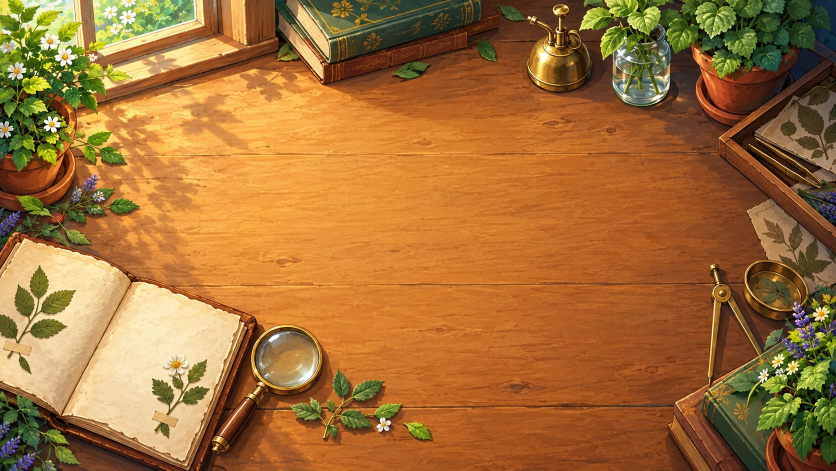
#> input picture art_src/finals/screens/bg_almanac.webp, 1672 x 941 px (shown at 1/2 size); its folder holds 4 pictures in this run
$ python build_screens.py
#> lines starting #> are read from the running program, lines starting #| are printed output that depends on the picture
"""Build every screen background from art_src/finals/screens/ (single data-driven table).

Each source is cover-fitted to 1920x1080, written as assets/art/screens/<image>.webp and
every screen id gets assets/art/screens/<id>.tres (a ScreenArt: texture + dim + tint), which
is what ScreenArt.for_screen(id) loads at runtime. Usage:
    python3 tools/art/ui/build_screens.py [--check]
"""
from __future__ import annotations

import argparse
import logging
import sys
from dataclasses import dataclass
from pathlib import Path

from PIL import Image, ImageFilter

ROOT = Path(__file__).resolve().parents[3]
SRC = ROOT / "art_src/finals/screens"
OUT = ROOT / "assets/art/screens"
SIZE = (1920, 1080)
QUALITY = 86
log = logging.getLogger("build_screens")

WORLDS = ("lawn", "pool", "night", "desert", "roof", "frost", "factory", "moon")


@dataclass(frozen=True)
class Screen:
    """One screen id -> source image + readability dim + tint (r, g, b)."""
    image: str
    dim: float = 0.0
    tint: tuple[float, float, float] = (1.0, 1.0, 1.0)


SCREENS: dict[str, Screen] = {
    "menu": Screen("bg_menu"),
    "loading": Screen("bg_loading", 0.1),
    "help": Screen("bg_menu", 0.5),
    "stats": Screen("bg_menu", 0.5),
    "settings": Screen("bg_menu", 0.45),
    "hub": Screen("bg_hub", 0.1),
    "workshop": Screen("bg_hub", 0.3, (1.0, 0.95, 0.88)),
    "almanac": Screen("bg_almanac", 0.15),
    "quests": Screen("bg_almanac", 0.35, (0.95, 0.97, 1.0)),
    "shop": Screen("bg_shop", 0.1),
}
SCREENS.update({f"map_{w}": Screen(f"map_{w}", 0.05) for w in WORLDS})


def cover(img: Image.Image, size: tuple[int, int]) -> Image.Image:
    """Scale to cover `size` (centre crop), with a light unsharp after upscaling."""
#> called with size = (1920, 1080)
    sx, sy = size[0] / img.width, size[1] / img.height
#> sx = 1.15; sy = 1.15
    s = max(sx, sy)
#> s = 1.15
    w, h = round(img.width * s), round(img.height * s)
#> w = 1920; h = 1081
    big = img.resize((w, h), Image.Resampling.LANCZOS)
    if s > 1.0:
        big = big.filter(ImageFilter.UnsharpMask(radius=1.2, percent=60, threshold=2))
    x, y = (w - size[0]) // 2, (h - size[1]) // 2
#> x = 0; y = 0
    return big.crop((x, y, x + size[0], y + size[1]))
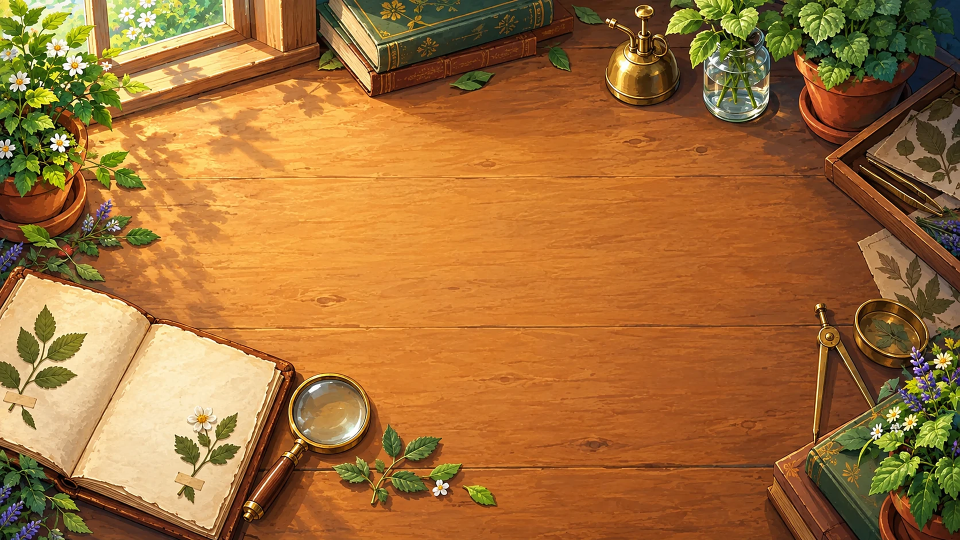
#> returned value: PIL image 1920x1080 RGB (shown at 1/2 size); mean R, G, B 162.2, 111.3, 55.5


def tres(screen: Screen) -> str:
    r, g, b = screen.tint
    return (
        '[gd_resource type="Resource" script_class="ScreenArt" load_steps=3 format=3]\n\n'
        '[ext_resource type="Script" path="res://core/art/screen_art.gd" id="1"]\n'
        f'[ext_resource type="Texture2D" path="res://assets/art/screens/{screen.image}.webp" id="2"]\n\n'
        '[resource]\nscript = ExtResource("1")\ntexture = ExtResource("2")\n'
        f"dim = {screen.dim}\ntint = Color({r}, {g}, {b}, 1)\n"
    )


def build_all(check: bool = False) -> int:
    """Build images + .tres. Returns the number of missing sources (loud, never silent)."""
    OUT.mkdir(parents=True, exist_ok=True)
    missing = 0
    for image in sorted({s.image for s in SCREENS.values()}):
        src = SRC / f"{image}.webp"
        if not src.exists():
            log.error("MISSING screen source %s", src.relative_to(ROOT))
            missing += 1
            continue
        if not check:
            cover(Image.open(src).convert("RGB"), SIZE).save(OUT / f"{image}.webp", quality=QUALITY, method=6)
            log.info("%s.webp", image)
#> pass 2 of the loop in build_all, `for image in sorted({s.image for s in SCREENS.values()}):`:
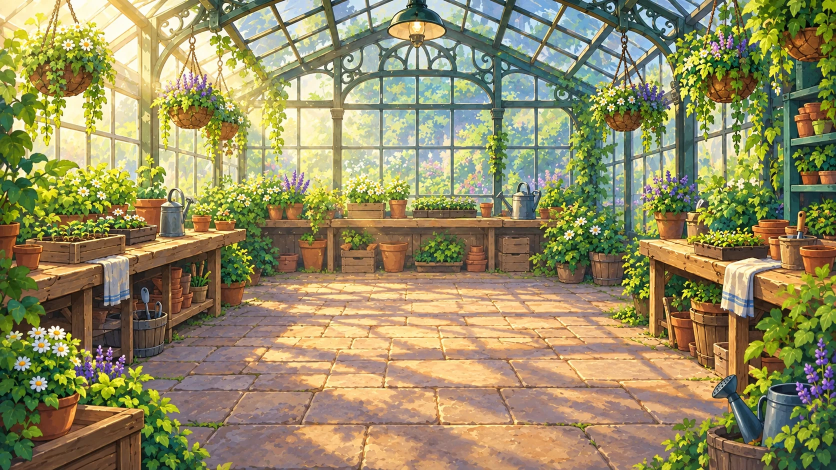
#> input picture art_src/finals/screens/bg_hub.webp, 1672 x 940 px (shown at 1/2 size)
#> w = 1921; h = 1080
#> in cover (call 2), `big = img.resize((w, h), Image.Resampling.LANCZOS)`:
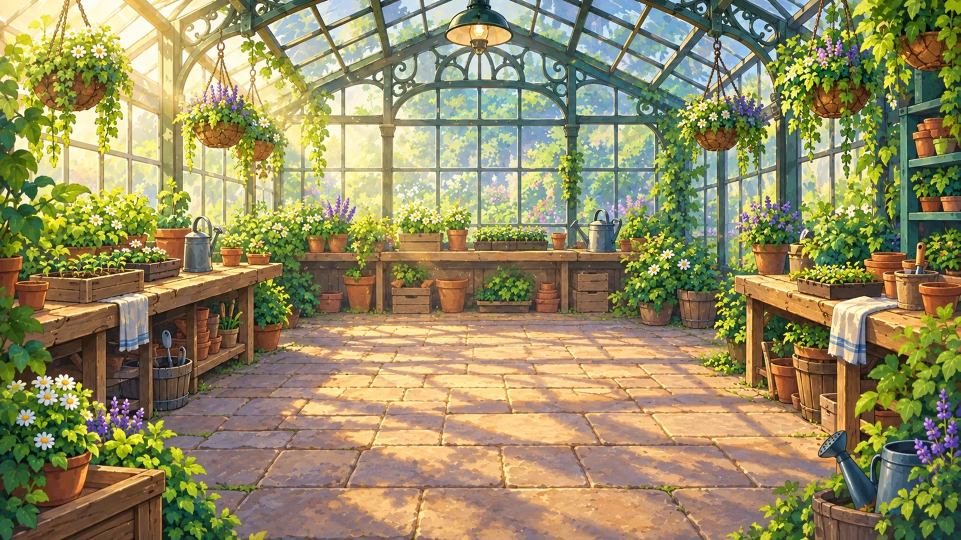
#> big: PIL image 1921x1080 RGB (shown at 1/2 size); mean R, G, B 148.9, 140.7, 98.5
#> in cover (call 2), `return big.crop((x, y, x + size[0], y + size[1]))`:
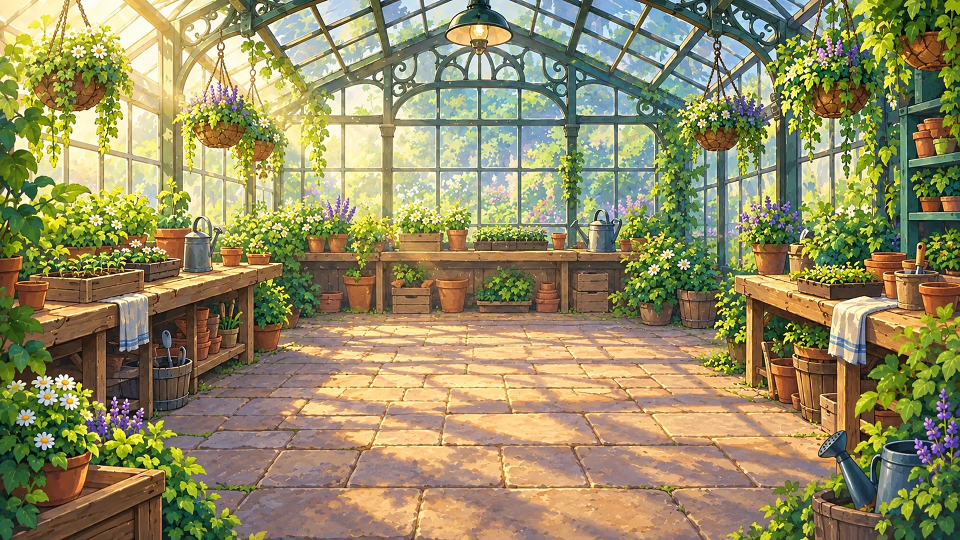
#> returned value: PIL image 1920x1080 RGB (shown at 1/2 size); mean R, G, B 148.7, 140.5, 98.7
#> pass 3 of the loop in build_all, `for image in sorted({s.image for s in SCREENS.values()}):`:
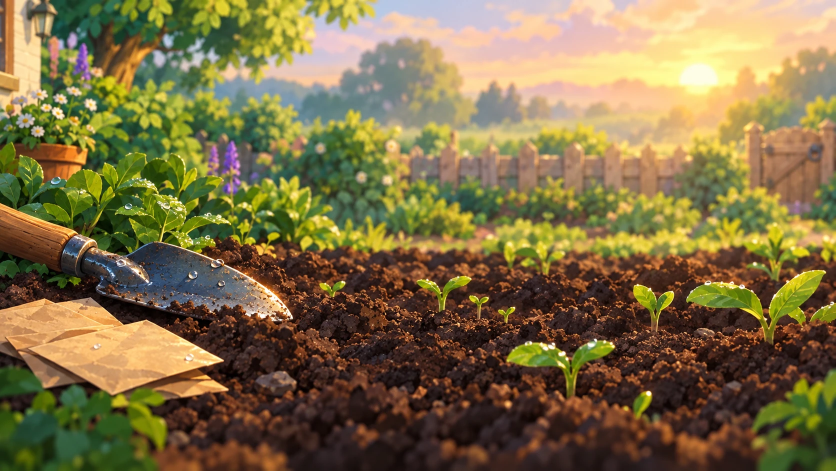
#> input picture art_src/finals/screens/bg_loading.webp, 1672 x 941 px (shown at 1/2 size)
#> w = 1920; h = 1081
#> in cover (call 3), `return big.crop((x, y, x + size[0], y + size[1]))`:
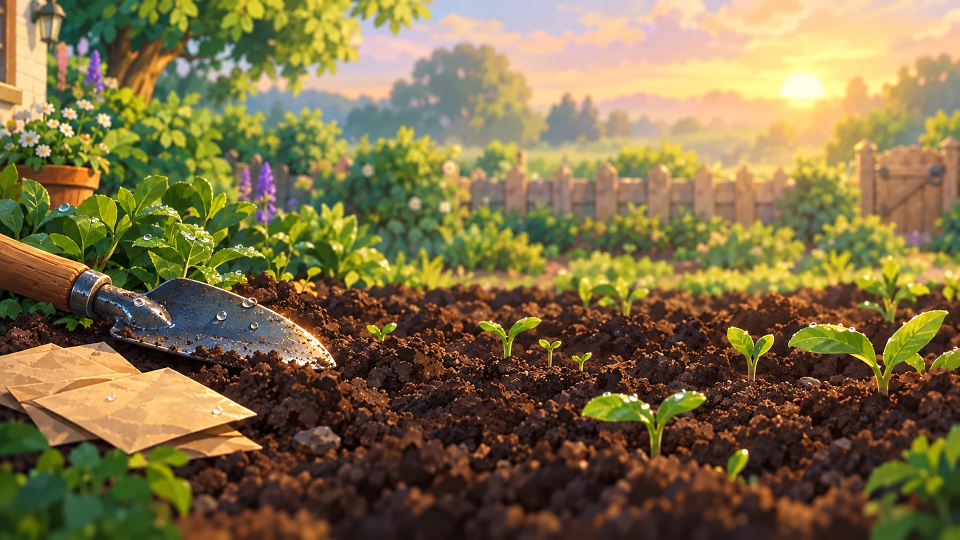
#> returned value: PIL image 1920x1080 RGB (shown at 1/2 size); mean R, G, B 127.7, 111.5, 70.1
#> the loop made 13 passes; the first 3 are shown
    for sid, screen in SCREENS.items():
        if not check:
            (OUT / f"{sid}.tres").write_text(tres(screen), encoding="utf-8")
#> this loop made 18 passes
#> sid on passes 1 to 12: 'menu', 'loading', 'help', 'stats', 'settings', 'hub', 'workshop', 'almanac', 'quests', 'shop', 'map_lawn', 'map_pool'
    return missing


def main() -> None:
    ap = argparse.ArgumentParser(description=__doc__, formatter_class=argparse.RawDescriptionHelpFormatter)
    ap.add_argument("--check", action="store_true", help="only verify that every source exists")
    args = ap.parse_args()
    logging.basicConfig(level=logging.INFO, format="%(name)s: %(message)s")
#> (the run stopped early here; a loop or call above may not have finished)
